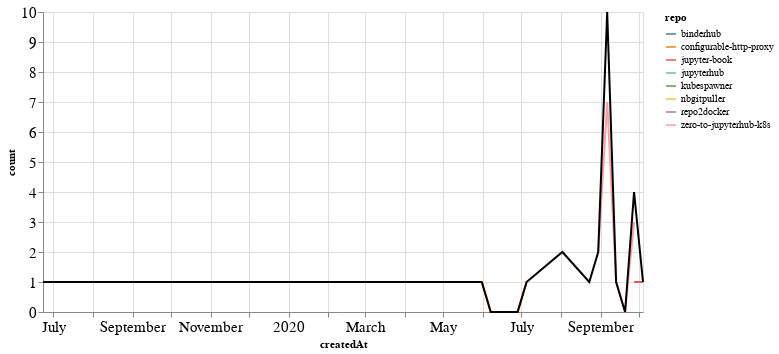

Notebook code for this chart:
### Markdown cell above
## PRs

### Code cell
prs_time = prs.groupby('repo').resample('W', on='createdAt').count()['author'].reset_index()
prs_time = prs_time.rename(columns={'author': 'count'})
prs_time_total = prs_time.groupby('createdAt').agg({"count": "sum"}).reset_index()

ch1 = alt.Chart(prs_time, width=600).mark_line().encode(
    x='createdAt',
    y='count',
    color='repo',
    tooltip="repo"
)

ch2 = alt.Chart(prs_time_total, width=600).mark_line(color="black").encode(
    x='createdAt',
    y='count',
)

ch1 + ch2

### Figure 1 — Vega-Lite specification as saved in the notebook (floating-point values rounded to 4 significant figures)
{"config": {"axisLeft": {"labelFontSize": 15}, "axisBottom": {"labelFontSize": 15}}, "layer": [{"data": {"name": "data-f131bc0636d8acc8c0a2559427d17185"}, "mark": "line", "encoding": {"color": {"type": "nominal", "field": "repo"}, "tooltip": {"type": "nominal", "field": "repo"}, "x": {"type": "temporal", "field": "createdAt"}, "y": {"type": "quantitative", "field": "count"}}, "width": 600}, {"data": {"name": "data-4216045b8f68b9a95b287a6f5ad88afb"}, "mark": {"type": "line", "color": "black"}, "encoding": {"x": {"type": "temporal", "field": "createdAt"}, "y": {"type": "quantitative", "field": "count"}}, "width": 600}], "$schema": "https://vega.github.io/schema/vega-lite/v4.8.1.json", "datasets": {"data-f131bc0636d8acc8c0a2559427d17185": [{"repo": "binderhub", "createdAt": "2020-09-06T00:00:00", "count": 1}, {"repo": "configurable-http-proxy", "createdAt": "2020-05-31T00:00:00", "count": 1}, {"repo": "configurable-http-proxy", "createdAt": "2020-06-07T00:00:00", "count": 0}, {"repo": "configurable-http-proxy", "createdAt": "2020-06-14T00:00:00", "count": 0}, {"repo": "configurable-http-proxy", "createdAt": "2020-06-21T00:00:00", "count": 0}, {"repo": "configurable-http-proxy", "createdAt": "2020-06-28T00:00:00", "count": 0}, {"repo": "configurable-http-proxy", "createdAt": "2020-07-05T00:00:00", "count": 1}, {"repo": "jupyter-book", "createdAt": "2020-09-27T00:00:00", "count": 1}, {"repo": "jupyter-book", "createdAt": "2020-10-04T00:00:00", "count": 1}, {"repo": "jupyterhub", "createdAt": "2020-08-23T00:00:00", "count": 1}, {"repo": "kubespawner", "createdAt": "2020-09-06T00:00:00", "count": 2}, {"repo": "nbgitpuller", "createdAt": "2020-08-02T00:00:00", "count": 2}, {"repo": "repo2docker", "createdAt": "2019-06-23T00:00:00", "count": 1}, {"repo": "zero-to-jupyterhub-k8s", "createdAt": "2020-08-30T00:00:00", "count": 2}, {"repo": "zero-to-jupyterhub-k8s", "createdAt": "2020-09-06T00:00:00", "count": 7}, {"repo": "zero-to-jupyterhub-k8s", "createdAt": "2020-09-13T00:00:00", "count": 1}, {"repo": "zero-to-jupyterhub-k8s", "createdAt": "2020-09-20T00:00:00", "count": 0}, {"repo": "zero-to-jupyterhub-k8s", "createdAt": "2020-09-27T00:00:00", "count": 3}], "data-4216045b8f68b9a95b287a6f5ad88afb": [{"createdAt": "2019-06-23T00:00:00", "count": 1}, {"createdAt": "2020-05-31T00:00:00", "count": 1}, {"createdAt": "2020-06-07T00:00:00", "count": 0}, {"createdAt": "2020-06-14T00:00:00", "count": 0}, {"createdAt": "2020-06-21T00:00:00", "count": 0}, {"createdAt": "2020-06-28T00:00:00", "count": 0}, {"createdAt": "2020-07-05T00:00:00", "count": 1}, {"createdAt": "2020-08-02T00:00:00", "count": 2}, {"createdAt": "2020-08-23T00:00:00", "count": 1}, {"createdAt": "2020-08-30T00:00:00", "count": 2}, {"createdAt": "2020-09-06T00:00:00", "count": 10}, {"createdAt": "2020-09-13T00:00:00", "count": 1}, {"createdAt": "2020-09-20T00:00:00", "count": 0}, {"createdAt": "2020-09-27T00:00:00", "count": 4}, {"createdAt": "2020-10-04T00:00:00", "count": 1}]}}
